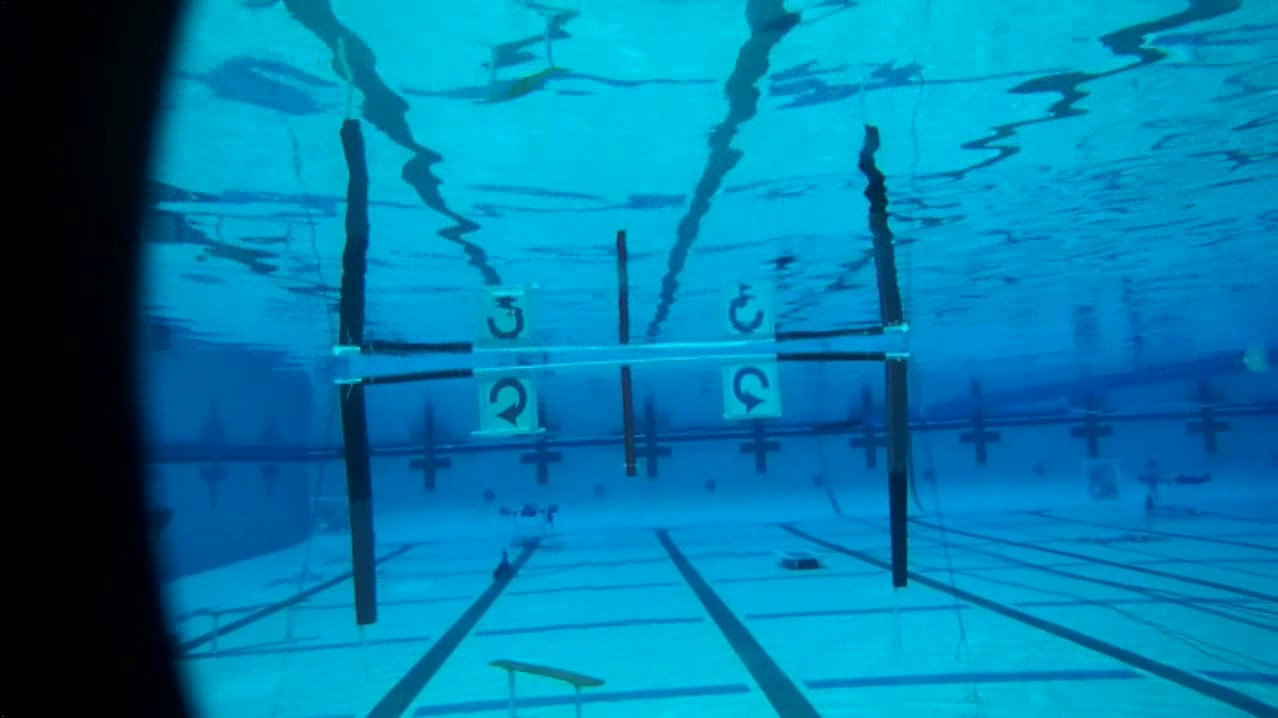
#> input picture images/gate_img.png, 1278 x 718 px
$ python demo.py
#> lines starting #> are read from the running program, lines starting #| are printed output that depends on the picture; after the words box and inside, x2 and y2 are one past the last pixel; in counts of white or black regions, pixels touching at a corner belong together
# import OpenCV, an essential computer vision library
# in terminal, write "pip install opencv-python"
import cv2

import numpy as np
import matplotlib.pyplot as plt

# the image path
path = 'images/gate_img.png'

# read the image
img = cv2.imread(path)
#> img is the input picture: shape (718, 1278, 3); mean B, G, R 168.4, 124.1, 0.9

########### ADD CODE HERE ################################
# this task involves analyzing an image taken from the Robosub
# competition. Please replace the ? in the code based on the comments
# using the OpenCV documentation.

# convert to grayscale (why?)
gray = cv2.cvtColor(img, cv2.COLOR_BGR2GRAY)
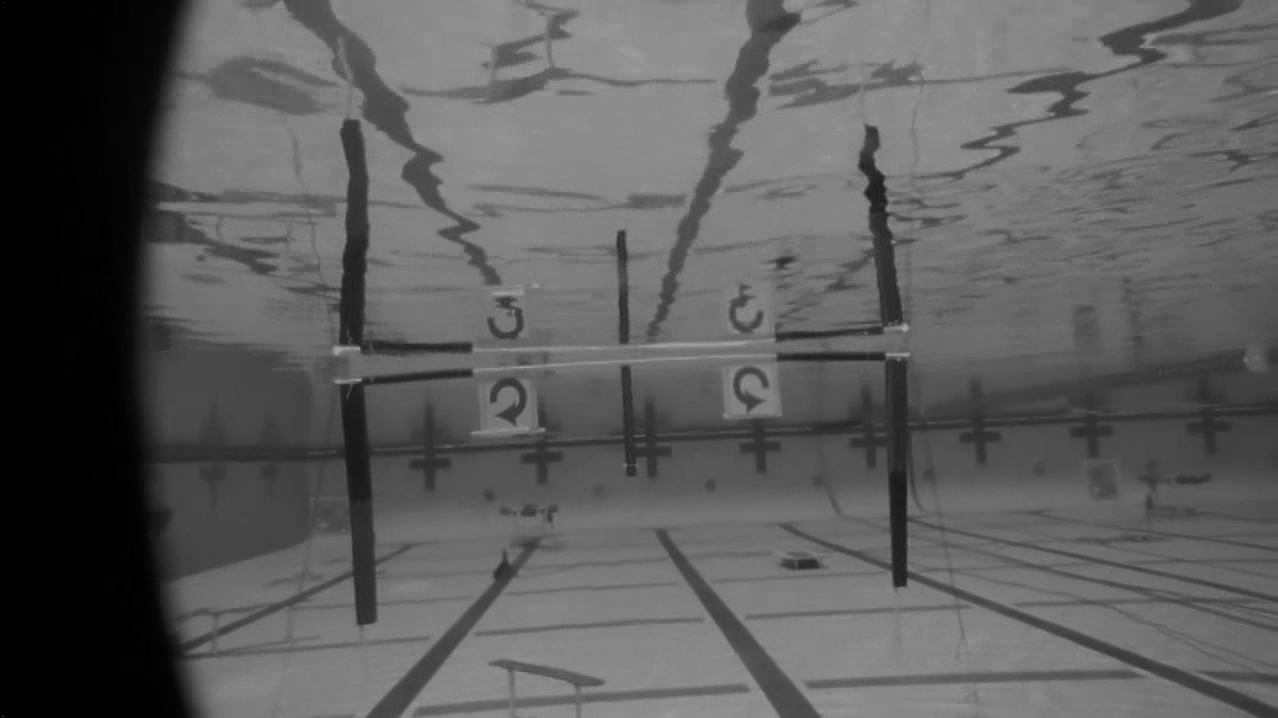
#> gray: shape (718, 1278); min 0, max 169, mean 92.3

# we grayscale the image to simplify the vision algorithm.
# hue can provide distracting info, and oftentimes we just need brightness.

# blur the image (why?)
kernel_size = (5,5)
gray_blur = cv2.GaussianBlur(gray, kernel_size, 0)

# another method used to decrease noise.
# blurring can act as a filter, hopefully used to pick out outliers.

# get the edges
edges = cv2.Canny(gray_blur, 100, 200)
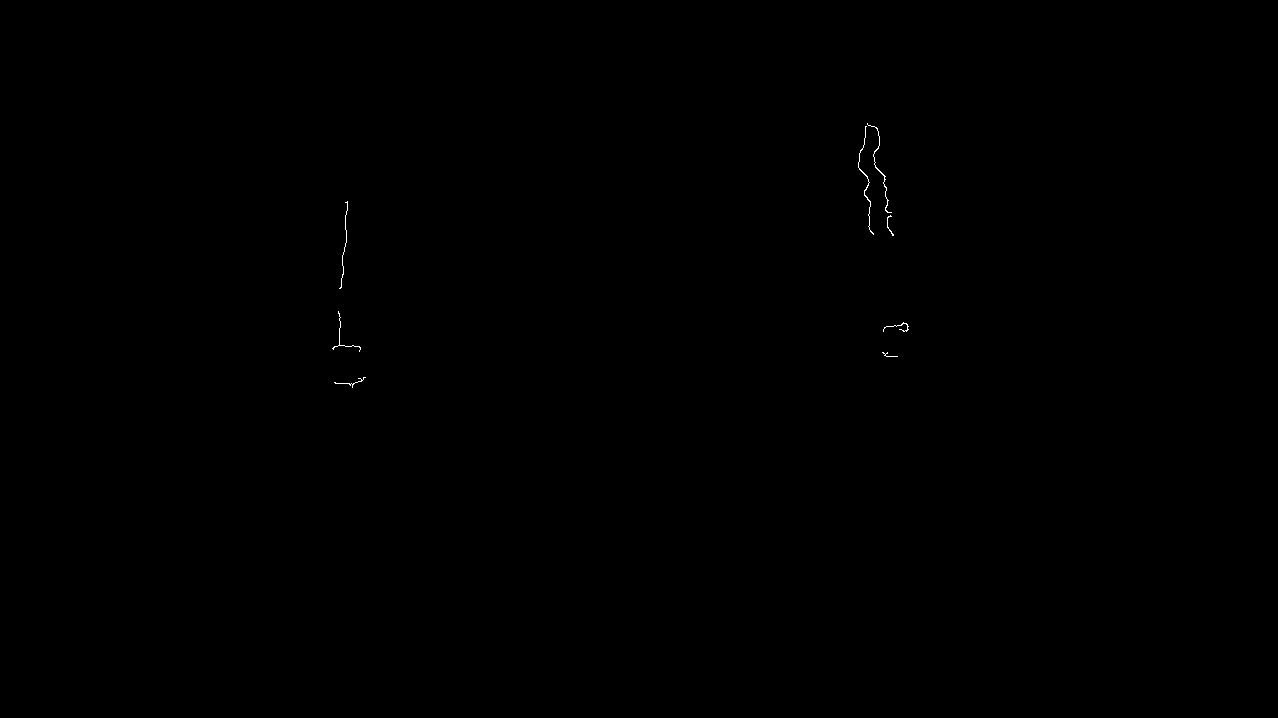
#> edges: shape (718, 1278); 0.06% white in thin lines or dots, all inside (x1, y1, x2, y2) = (332, 123, 909, 388)

# Hough Circle detection
# https://docs.opencv.org/4.x/da/d53/tutorial_py_houghcircles.html
# Hint: use minRadius = 15 & maxRadius = 30 for this example
circles = cv2.HoughCircles(
    gray_blur,
    cv2.HOUGH_GRADIENT,
    dp = 1.2,
    minDist = 30,
    param1 = 100,
    param2 = 40,
    minRadius = 15,
    maxRadius = 30,
)
#> circles = [[504.6, 397.8, 21.72], [749.4, 384.6, 17.52]]

##########################################################

# copy image for drawing
output = img.copy()

# draw circles
if circles is not None:
    # fix datatype
    circles = np.uint16(np.around(circles))
#> circles = [[505, 398, 22], [749, 385, 18]]

    for x, y, r in circles[0, :]:
        cv2.circle(output, (x, y), r, (0, 255, 0), 2)
#> this loop made 2 passes
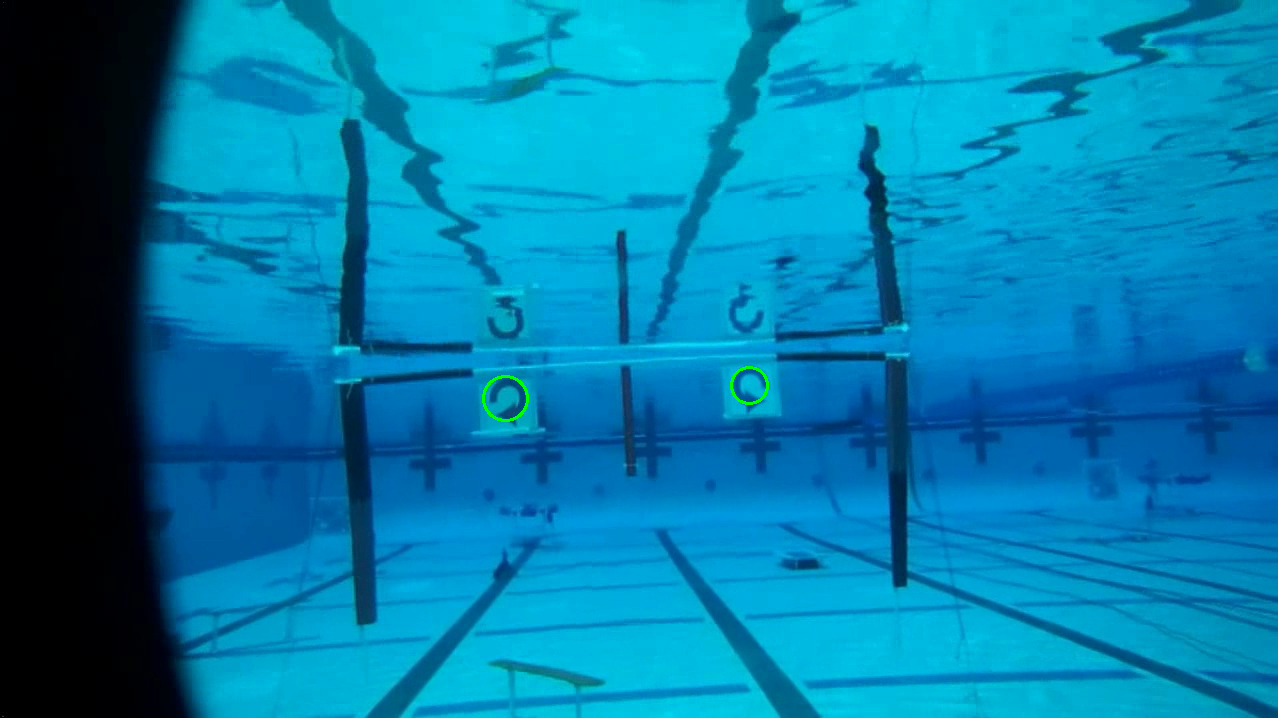
#> output: shape (718, 1278, 3); 0.08% of pixels changed, all inside (x1, y1, x2, y2) = (482, 366, 769, 422)

# convert back to RGB
output_rgb = cv2.cvtColor(output, cv2.COLOR_BGR2RGB)

# plot it
plt.figure(figsize=(24, 8))

plt.subplot(1, 3, 1)
plt.title("Original image")
plt.imshow(cv2.cvtColor(img, cv2.COLOR_BGR2RGB))
plt.axis("off")

plt.subplot(1, 3, 2)
plt.title("Edges")
plt.imshow(edges, cmap="gray")
plt.axis("off")

plt.subplot(1, 3, 3)
plt.title("Hough Circles")
plt.imshow(output_rgb)
plt.axis("off")

plt.tight_layout()
plt.savefig("result.png", dpi=100)
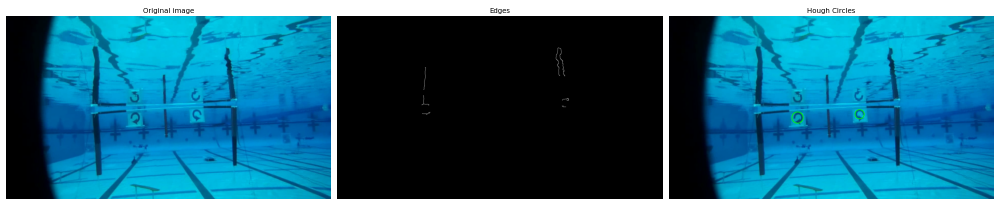
#> figure drawn by matplotlib, 3 panels
plt.show()
